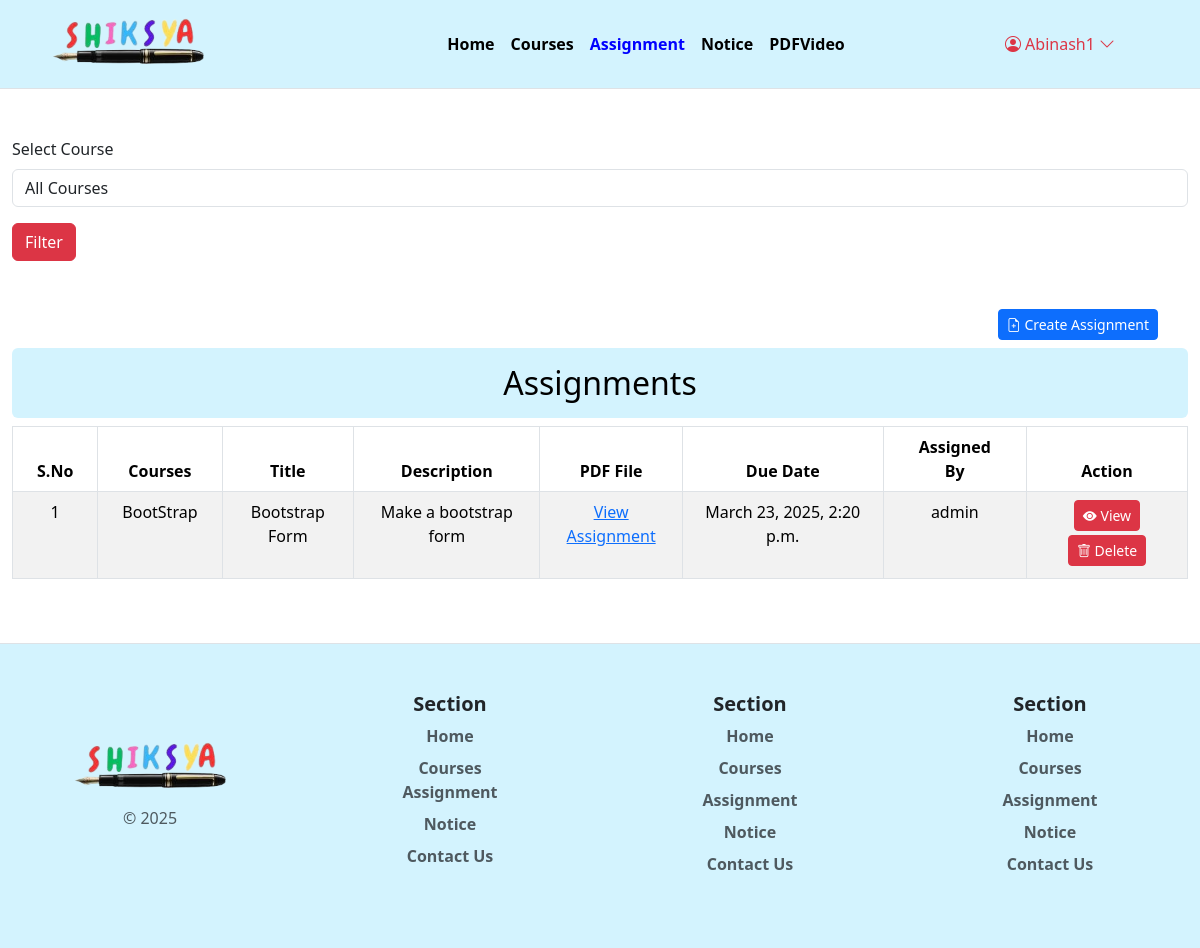
The app's page /viewassignment (signed in) with its own data.
### userpages/models.py (models this page shows, shortened)
class Assignment(models.Model):
    title = models.CharField(max_length=255)
    description = models.TextField()
    pdf_file = models.FileField(upload_to='static/Assignment', null=True, blank=True)
    due_date = models.DateTimeField()
    created_at = models.DateTimeField(auto_now_add=True)
    updated_at = models.DateTimeField(auto_now=True)
    assigned_by = models.ForeignKey(User, on_delete=models.CASCADE, related_name='assignments_created')
    courses = models.ForeignKey(Courses, on_delete=models.CASCADE)

### elearning/models.py (models this page shows, shortened)
class Courses(models.Model):
    category = models.ForeignKey(Category,on_delete=models.CASCADE,null=True)
    users = models.ManyToManyField(User, related_name='courses')
    image = models.FileField(upload_to='static/uploads', null=True)
    name = models.CharField(max_length=200, blank=False, null=False)
    description = models.TextField(max_length=2000, blank=False, null=False)
    created_at = models.DateTimeField(auto_now_add=True)
    trending = models.BooleanField(null=True,default=False)
    is_paid = models.BooleanField(null=True,default=False)
    price = models.DecimalField(max_digits=10, decimal_places=2, null=True, blank=True)

### userpages/views.py (the view, shortened to what this page needs)
# urls.py: path('viewassignment',view_assignment,name='viewassignment'),
def view_assignment(request):
    courses = Courses.objects.all()
    selected_course = request.GET.get('course')
    if request.user.is_staff:
        if selected_course:
            assignments = Assignment.objects.filter(courses__name=selected_course, pdf_file__isnull=False)
        else:
            assignments = Assignment.objects.filter(pdf_file__isnull=False)
    context = {
        'assign': assignments,
        'courses': courses,
        'selected_course': selected_course,
    }
    return render(request, 'userpage/view_assignment.html', context)

### templates/userpage/view_assignment.html (shortened to what this page needs)
{% extends "base.html" %}
{% block main-content %}
<div class="container-fluid my-5">
    <div class="col-md-12 m-auto">
        {% if user.is_authenticated and user.is_staff %}
        <form method="GET" class="mb-4">
            <div class="form-group">
                <label for="course" class="form-label">Select Course</label>
                <select name="course" id="course" class="form-control">
                    <option value="">All Courses</option>
                </select>
            </div>
            <button type="submit" class="btn btn-danger mt-3">Filter</button>
        </form>
        {% endif %}
    </div>
</div>
<div class="container-fluid my-5">
    {% if user.is_authenticated and user.is_staff %}
    <div class="container d-flex justify-content-end mb-2">
        <a href="{% url 'createassignment' %}" class="btn btn-primary btn-sm"><i class="bi bi-file-earmark-plus"></i> Create Assignment</a>
    </div>
    {% endif %}
    <div class="col-md-12 m-auto">
        <h2 class="text-black text-center p-3 rounded" style="background-color : #D3F3FE;">Assignments</h2>
        <div class="table-responsive">
            <table class="table table-bordered table-striped table-hover">
                <thead class="bg-light">
                    <tr>
                        <th class="text-center px-4">S.No</th>
                        <th class="text-center px-4">Courses</th>
                        <th class="text-center px-4">Title</th>
                        <th class="text-center px-4">Description</th>
                        <th class="text-center px-4">PDF File</th>
                        <th class="text-center px-4">Due Date</th>
                        <th class="text-center px-4">Assigned By</th>
                        <th class="text-center px-4">Action</th>
                    </tr>
                </thead>
                <tbody>
                    {% for item in assign %}
                    <tr>
                        <td class="text-center">{{ forloop.counter }}</td>
                        <td class="text-center px-4">{{ item.courses.name }}</td>
                        <td class="text-center">{{ item.title }}</td>
                        <td class="text-center">{{ item.description }}</td>
                        <td class="text-center">
                            {% if item.pdf_file %}
                                <a href="{{ item.pdf_file.url }}" target="_blank">View Assignment</a>
                            {% else %}
                                No PDF available
                            {% endif %}
                        </td>
                        <td class="text-center">{{ item.due_date }}</td>
                        <td class="text-center">{{ item.assigned_by }}</td>
                        <td class="text-center">
                            {% if user.is_authenticated %}
                                {% if user.is_staff %}
                                    <a href="{% url 'assignment_submit' %}" class="btn btn-danger btn-sm">
                                        <i class="bi bi-eye-fill"></i> View
                                    </a>
                                    <a href="{% url 'delete_assignment' item.pk %}" class="btn btn-danger btn-sm my-1" onclick="return confirm('Are you sure you want to delete this item?')">
                                        <i class="bi bi-trash"></i> Delete
                                    </a>
                                {% else %}
                                    <a href="{% url 'submit_assignment' item.pk %}" class="btn btn-danger btn-sm">
                                        <i class="bi bi-file-earmark-arrow-up-fill"></i> Upload
                                    </a>
                                {% endif %}
                            {% else %}
                                <a href="{% url 'submit_assignment' item.pk %}" class="btn btn-danger btn-sm">
                                    <i class="bi bi-file-earmark-arrow-up-fill"></i> Upload
                                </a>
                            {% endif %}
                        </td>
                    </tr>
                    {% endfor %}
                </tbody>
            </table>
        </div>
    </div>
</div>
{% endblock main-content %}

### templates/components/header.html (shortened to what this page needs)
{% if user.is_authenticated and user.is_staff %}
<header class="d-flex flex-wrap align-items-center justify-content-center justify-content-md-between py-3 border-bottom px-5 sticky-top" style="background-color: #D3F3FE;">
    <div class="col-md-3 mb-2 mb-md-0">
        <a href="/" class="d-inline-flex text-decoration-none text-black fw-bold fs-2" style="font-family: 'Courier New', Courier, monospace;">
            <img src="/static/images/logo.png" alt="" height="50px">
        </a>
    </div>
    <ul class="nav col-12 col-md-auto mb-2 justify-content-center mb-md-0">
        <li><a href="/" class="nav-link px-2 text-black fw-bold {% if request.path == '/' %} active {% endif %}">Home</a></li>
        <li><a href="{% url 'coursetable' %}" class="nav-link px-2 text-black fw-bold {% if request.path == '/coursetable' %} active {% endif %}">Courses</a></li>
        <li><a href="viewassignment" class="nav-link px-2 text-black fw-bold {% if request.path == '/viewassignment' %} active {% endif %}">Assignment</a></li>
        <li><a href="{% url 'noticetable' %}" class="nav-link px-2 text-black fw-bold {% if request.path == '/noticetable' %} active {% endif %}">Notice</a></li>
        <li><a href="{% url 'pdfvideotable' %}" class="nav-link px-2 text-black fw-bold {% if request.path == '/pdfvideotable' %} active {% endif %}">PDFVideo</a></li>
    </ul>
    <div class="col-md-2 text-center">
        <div class="dropdown">
            <a href="#" class="text-decoration-none text-danger" id="userDropdown" data-bs-toggle="dropdown" aria-expanded="false">
                <i class="bi bi-person-circle"></i> {{ user.username }} <i class="bi bi-chevron-down"></i>
            </a>
        </div>
    </div>
</header>
{% endif %}

### static/css/style.css (style rules this page uses)
.nav-link.active { color: blue !important; }

### records on screen
Assignment: courses.name "BootStrap", title "Bootstrap Form", description "Make a bootstrap form", due_date "March 23, 2025, 2:20 p.m.", assigned_by "admin"

### other values on screen
{{ user.username }} "Abinash1"
